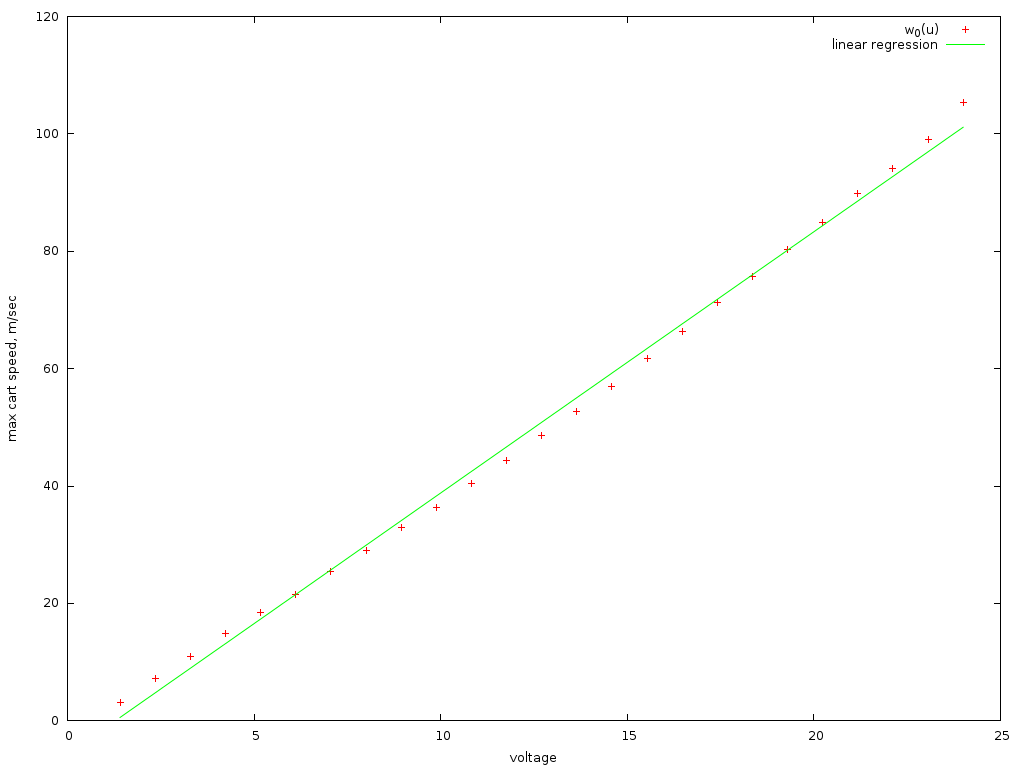

Write gnuplot code to recreate this figure.
set terminal pngcairo size 1024,768 enhanced font 'Verdana,10'
set output 'limits.png'

set ylabel "max cart speed, m/sec"
set xlabel "voltage"
show xlabel
show ylabel

b =  0.001
c = -0.001
w(x) = b*x + c
fit w(x) "limits.dat" using 1:2 via b,c

plot 'limits.dat' using 1:2 title "w_0(u)", w(x) title "linear regression" with lines
